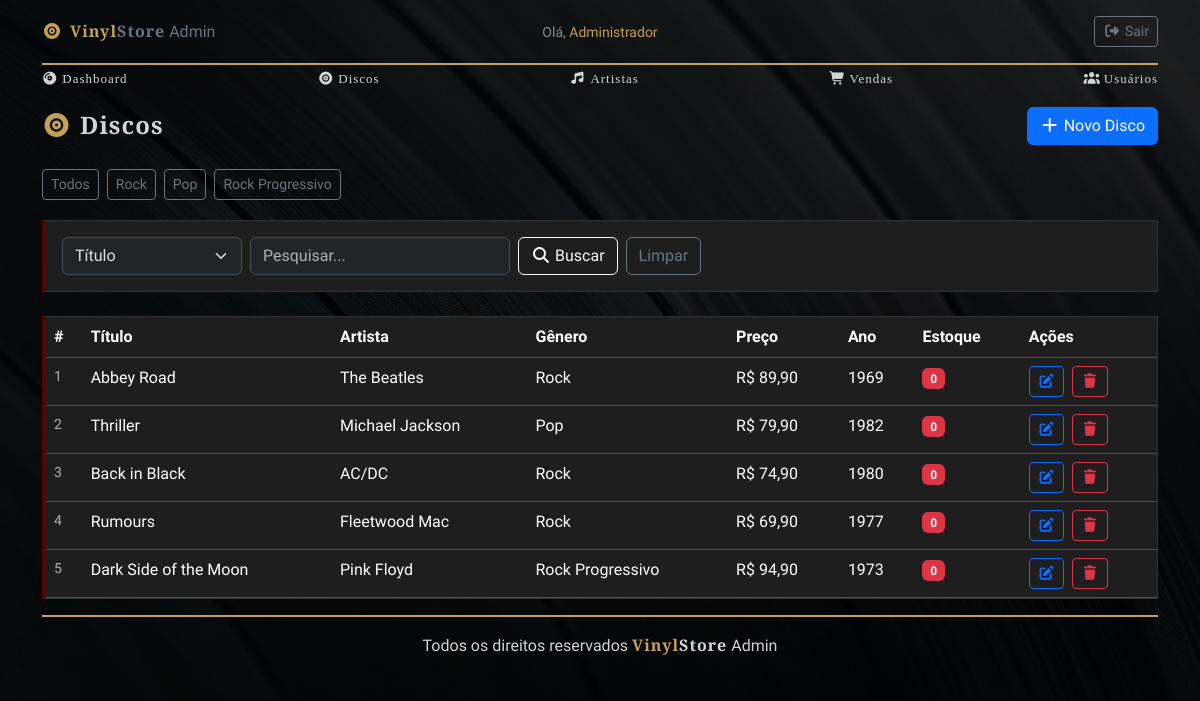
The page /disco/DiscoList.php (signed in) on the database its author committed.
### tables this page shows
CREATE TABLE IF NOT EXISTS `discos` (
  `id` int NOT NULL AUTO_INCREMENT,
  `titulo` varchar(150) NOT NULL,
  `artista` varchar(100) NOT NULL,
  `genero` varchar(80) NOT NULL,
  `preco` decimal(6,2) NOT NULL,
  `ano_lancamento` year NOT NULL,
  `estoque` int DEFAULT 0,
  PRIMARY KEY (`id`)
);

### database/db.class.php (called while the page is built, shortened)
<?php
class db
{
    private $host = 'localhost';
    private $user = 'root';
    private $password = '';
    private $port = '3306';
    private $dbname = 'db_pweb1_discos';
    private $table_name;
    private $conn;
    public function __construct($table_name)
    {
        $this->table_name = $table_name;
        $this->conn = $this->connect();
    }
    private function connect()
    {
        try {
            $pdo = new PDO(
                "mysql:host=$this->host;dbname=$this->dbname;port=$this->port;charset=utf8",
                $this->user,
                $this->password
            );
            $pdo->setAttribute(PDO::ATTR_ERRMODE, PDO::ERRMODE_EXCEPTION);
            return $pdo;
        } catch (PDOException $e) {
            die('Erro na conexão: ' . $e->getMessage());
        }
    }
    public function all()
    {
        $sql = "SELECT * FROM $this->table_name";
        $st = $this->conn->prepare($sql);
        $st->execute();
        return $st->fetchAll(PDO::FETCH_OBJ);
    }
}

### disco/DiscoList.php (the view, shortened to what this page needs)
<?php
include '../header.php';
include_once '../database/db.class.php';
$db = new db('discos');
$discos = $db->all();
$generos = [];
foreach ($db->all() as $d) {
    if (!in_array($d->genero, $generos)) $generos[] = $d->genero;
}
?>
<div class="d-flex justify-content-between align-items-center mb-4">
    <h4 class="fw-bold mb-0"><i class="fa-solid fa-record-vinyl me-2" style="color:#c5a059"></i>Discos</h4>
    <a href="DiscoForm.php" class="btn btn-primary">
        <i class="fa-solid fa-plus me-1"></i>Novo Disco
    </a>
</div>
<?php if (!empty($generos)): ?>
<div class="mb-3 d-flex gap-2 flex-wrap">
    <a href="DiscoList.php" class="btn btn-sm btn-outline-secondary">Todos</a>
    <?php foreach ($generos as $g): ?>
        <a href="?genero=<?= urlencode($g) ?>"
           class="btn btn-sm <?= ($_GET['genero'] ?? '') === $g ? 'btn-secondary' : 'btn-outline-secondary' ?>">
            <?= $g ?>
        </a>
    <?php endforeach; ?>
</div>
<?php endif; ?>
<form method="POST" class="glass-effect p-3 mb-4 d-flex gap-2 flex-wrap">
    <select name="tipo" class="form-select" style="max-width:180px;">
        <option value="titulo">Título</option>
    </select>
    <input type="text" name="valor" class="form-control" style="max-width:260px;"
           placeholder="Pesquisar..."
           value="<?= $_POST['valor'] ?? '' ?>">
    <button type="submit" name="buscar" class="btn btn-outline-light">
        <i class="fa-solid fa-magnifying-glass me-1"></i>Buscar
    </button>
    <a href="DiscoList.php" class="btn btn-outline-secondary">Limpar</a>
</form>
<div class="glass-effect p-0 overflow-hidden">
    <table class="table table-hover mb-0">
        <thead>
            <tr>
                <th>#</th>
                <th>Título</th>
                <th>Artista</th>
                <th>Gênero</th>
                <th>Preço</th>
                <th>Ano</th>
                <th>Estoque</th>
                <th>Ações</th>
            </tr>
        </thead>
        <tbody>
            <?php if (empty($discos)): ?>
                <tr><td colspan="8" class="text-center text-muted py-4">Nenhum disco encontrado.</td></tr>
            <?php else: ?>
                <?php foreach ($discos as $disco): ?>
                <tr>
                    <td class="text-muted small"><?= $disco->id ?></td>
                    <td><?= $disco->titulo ?></td>
                    <td><?= $disco->artista ?></td>
                    <td><?= $disco->genero ?></td>
                    <td>R$ <?= number_format($disco->preco, 2, ',', '.') ?></td>
                    <td><?= $disco->ano_lancamento ?></td>
                    <td>
                        <?php if ($disco->estoque > 0): ?>
                            <span class="badge" style="background:#2d6a2d"><?= $disco->estoque ?></span>
                        <?php else: ?>
                            <span class="badge bg-danger">0</span>
                        <?php endif; ?>
                    </td>
                    <td>
                        <a href="DiscoForm.php?id=<?= $disco->id ?>" class="btn btn-sm btn-outline-primary me-1">
                            <i class="fa-solid fa-pen-to-square"></i>
                        </a>
                        <a href="?delete=<?= $disco->id ?>"
                           class="btn btn-sm btn-outline-danger"
                           onclick="return confirm('Deseja excluir este disco?')">
                            <i class="fa-solid fa-trash"></i>
                        </a>
                    </td>
                </tr>
                <?php endforeach; ?>
            <?php endif; ?>
        </tbody>
    </table>
</div>
<?php include '../footer.php'; ?>

### header.php (style rules this page uses)
:root { --gothic-red: #5a0000; --gothic-gold: #c5a059; --dark-bg: #121212; --card-bg: #1e1e1e; }
body { background-color: var(--dark-bg); background-image: linear-gradient(rgba(0,0,0,0.7), rgba(0,0,0,0.7)), url('/pweb_1_av02/site/admin/background_vinyl.webp'); background-size: cover; background-position: center; background-attachment: fixed; color: #d4d4d4; font-family: 'Special Elite', cursive; }
h1, h2, h3, h4, h5, strong { font-family: 'Cinzel', serif; letter-spacing: 1px; }
.glass-effect { background-color: var(--card-bg); border: 1px solid #333; border-left: 4px solid var(--gothic-red); padding: 20px; margin-top: 20px; transition: 0.4s; }
.table { --bs-table-bg: transparent; }

### rows shown on the page
discos: id "1", titulo "Abbey Road", artista "The Beatles", genero "Rock", preco "89,90", ano_lancamento "1969", estoque "0"
discos: id "2", titulo "Thriller", artista "Michael Jackson", genero "Pop", preco "79,90", ano_lancamento "1982", estoque "0"
discos: id "3", titulo "Back in Black", artista "AC/DC", genero "Rock", preco "74,90", ano_lancamento "1980", estoque "0"
discos: id "4", titulo "Rumours", artista "Fleetwood Mac", genero "Rock", preco "69,90", ano_lancamento "1977", estoque "0"
discos: id "5", titulo "Dark Side of the Moon", artista "Pink Floyd", genero "Rock Progressivo", preco "94,90", ano_lancamento "1973", estoque "0"

### other values the page prints
$_SESSION['usuario_nome'] "Administrador"
$g "Rock"
$g "Pop"
$g "Rock Progressivo"
